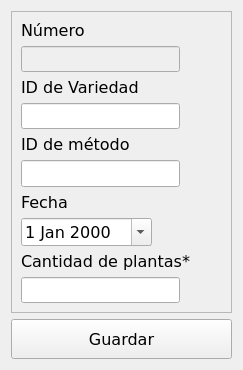
<?xml version="1.0" encoding="UTF-8"?>
<ui version="4.0">
 <class>FormLote</class>
 <widget class="QWidget" name="FormLote">
  <property name="geometry">
   <rect>
    <x>0</x>
    <y>0</y>
    <width>243</width>
    <height>370</height>
   </rect>
  </property>
  <property name="font">
   <font>
    <family>DejaVu Sans</family>
    <pointsize>12</pointsize>
   </font>
  </property>
  <property name="windowTitle">
   <string>Nuevo Lote</string>
  </property>
  <layout class="QGridLayout" name="gridLayout">
   <item row="0" column="0">
    <widget class="QFrame" name="frame">
     <property name="frameShape">
      <enum>QFrame::StyledPanel</enum>
     </property>
     <property name="frameShadow">
      <enum>QFrame::Raised</enum>
     </property>
     <layout class="QFormLayout" name="formLayout">
      <item row="0" column="0">
       <widget class="QLabel" name="label">
        <property name="text">
         <string>Número</string>
        </property>
       </widget>
      </item>
      <item row="1" column="0">
       <widget class="QLineEdit" name="lineEd_contLote">
        <property name="enabled">
         <bool>false</bool>
        </property>
        <property name="minimumSize">
         <size>
          <width>0</width>
          <height>25</height>
         </size>
        </property>
       </widget>
      </item>
      <item row="2" column="0">
       <widget class="QLabel" name="label_2">
        <property name="text">
         <string>ID de Variedad</string>
        </property>
       </widget>
      </item>
      <item row="3" column="0">
       <widget class="QLineEdit" name="lineEd_idVar_in">
        <property name="minimumSize">
         <size>
          <width>0</width>
          <height>25</height>
         </size>
        </property>
       </widget>
      </item>
      <item row="4" column="0">
       <widget class="QLabel" name="label_4">
        <property name="text">
         <string>ID de método</string>
        </property>
       </widget>
      </item>
      <item row="5" column="0">
       <widget class="QLineEdit" name="lineEdit_idMetodo"/>
      </item>
      <item row="6" column="0">
       <widget class="QLabel" name="label_3">
        <property name="text">
         <string>Fecha</string>
        </property>
       </widget>
      </item>
      <item row="7" column="0">
       <widget class="QDateEdit" name="dateEdit">
        <property name="minimumSize">
         <size>
          <width>0</width>
          <height>25</height>
         </size>
        </property>
        <property name="calendarPopup">
         <bool>true</bool>
        </property>
       </widget>
      </item>
      <item row="10" column="0">
       <widget class="QLabel" name="label_5">
        <property name="text">
         <string>Cantidad de plantas*</string>
        </property>
       </widget>
      </item>
      <item row="11" column="0">
       <widget class="QLineEdit" name="lineEdit_numPlantas">
        <property name="minimumSize">
         <size>
          <width>0</width>
          <height>25</height>
         </size>
        </property>
       </widget>
      </item>
     </layout>
    </widget>
   </item>
   <item row="1" column="0">
    <widget class="QPushButton" name="pushButton_guardar">
     <property name="minimumSize">
      <size>
       <width>0</width>
       <height>40</height>
      </size>
     </property>
     <property name="text">
      <string>Guardar</string>
     </property>
    </widget>
   </item>
  </layout>
 </widget>
 <tabstops>
  <tabstop>lineEd_contLote</tabstop>
  <tabstop>lineEd_idVar_in</tabstop>
  <tabstop>lineEdit_idMetodo</tabstop>
  <tabstop>dateEdit</tabstop>
  <tabstop>lineEdit_numPlantas</tabstop>
  <tabstop>pushButton_guardar</tabstop>
 </tabstops>
 <resources/>
 <connections/>
</ui>
